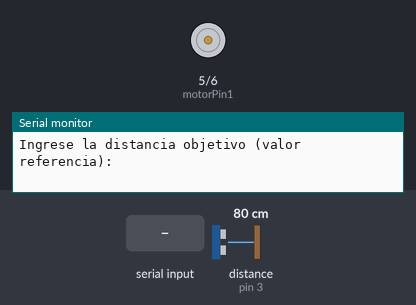
A sketch run on a simulated Arduino Uno, built with avr-gcc and run on an emulated ATmega328P. On the bench: motor-driver pin pairs drawn as motors (green arrow = first pin HIGH = forward, orange = second pin HIGH = backward, longer = more drive), the last lines printed to the serial monitor. The test bench sets the inputs (shaded band); at power-on: distance to the obstacle (sensor on pin 3) 80 cm. The echo pulse lasts 58.3 µs per cm.

Above: at 1.2 s.
1.3 s: "90,45\n" received over Serial
At 2.1 s:
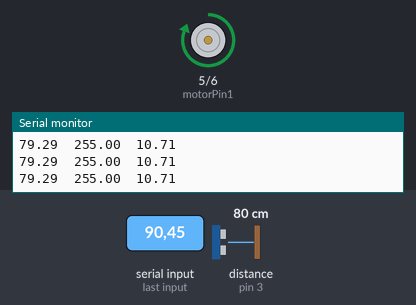
2.8 s: distance to the obstacle (sensor on pin 3) set to 120 cm
At 4.0 s:
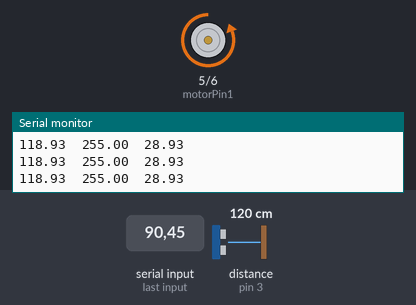
4.3 s: distance to the obstacle (sensor on pin 3) set to 18 cm
At 4.8 s:
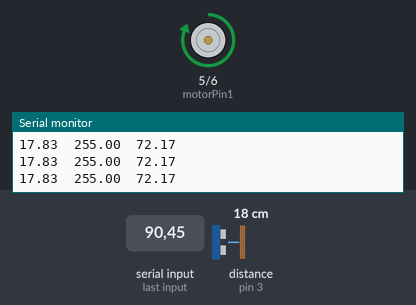
Timing chart, 0 to 7.3 s (numbered marks = the images above; inputs shaded):
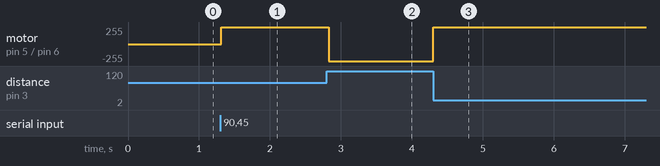

Measured:
- after the input at 1.3 s, motor on pin 5 (motorPin1) / pin 6 (motorPin2): stopped → forward 255/255 at once
- after the input at 2.8 s, motor on pin 5 (motorPin1) / pin 6 (motorPin2): forward 255/255 → backward 255/255 at once
- after the input at 4.3 s, motor on pin 5 (motorPin1) / pin 6 (motorPin2): backward 255/255 → forward 255/255 at once

The sketch:

versionFinal.ino
```cpp
#define TRIG_PIN 2
#define ECHO_PIN 3
#define MAX_DIST 30
#define MAX_VEL 255

int motorPin1 = 5;
int motorPin2 = 6;

int distanciaRecibida = 0;

float velocidadAjustada = 0;

int velocidadMotor1 = 0;
int velocidadMotor2 = 0;

bool configurado = false;
bool primerIteracion = true;

float errorAcumulado = 0;
float tiempoAnterior = 0;
unsigned long tiempoActual = 0;
float Kp = 20;
float Ki = 20;

void setup() {
  Serial.begin(9600);
  pinMode(motorPin1, OUTPUT);
  pinMode(motorPin2, OUTPUT);

  pinMode(TRIG_PIN, OUTPUT);
  pinMode(ECHO_PIN, INPUT);
}

void loop() {

  if (!configurado) {
    Serial.read();
    Serial.println("Ingrese la distancia objetivo (valor referencia): ");
    while (!Serial.available());
    String input = Serial.readStringUntil('\n');
    distanciaRecibida = input.toInt();
    if (distanciaRecibida <= 0 || distanciaRecibida > MAX_DIST) {
      Serial.println("Error: valor de distancia no válido.");
    }

    configurado = true;
  } else {
    digitalWrite(TRIG_PIN, LOW);
    delayMicroseconds(2);
    digitalWrite(TRIG_PIN, HIGH);
    delayMicroseconds(10);
    digitalWrite(TRIG_PIN, LOW);

    long duration = pulseIn(ECHO_PIN, HIGH);

    float distanciaActual = duration * 0.034 / 2;

    float error = distanciaRecibida - distanciaActual;

    if (primerIteracion) {
      tiempoActual = millis();
      tiempoAnterior = millis();
      primerIteracion = false;
    } else {
      tiempoActual = millis();
    }

    float deltaTiempo = (tiempoActual - tiempoAnterior) / 1000.0; // Convertir a segundos
    tiempoAnterior = tiempoActual;

    errorAcumulado += abs(error) * deltaTiempo;

    velocidadAjustada = Kp * abs(error) + Ki * errorAcumulado;

    if (velocidadAjustada > MAX_VEL) {
      velocidadAjustada = MAX_VEL;
    } else if (velocidadAjustada < 150) {
      velocidadAjustada = 150;
    }

    float tolerancia = 0.3;

    if (error > 5) {
      velocidadMotor1 = MAX_VEL;
      velocidadMotor2 = 0;
    } else if (error < -5) {
      velocidadMotor1 = 0;
      velocidadMotor2 = MAX_VEL;
    }

    if (error > 0 && error <= 5) {
      velocidadMotor1 = velocidadAjustada;
      velocidadMotor2 = 0;
    } else if (error <= 0 && error >= -5) {
      velocidadMotor1 = 0;
      velocidadMotor2 = velocidadAjustada;
    }

    if (abs(error) <= tolerancia) {
      velocidadMotor1 = 0;
      velocidadMotor2 = 0;
      configurado = false;
    }

    analogWrite(motorPin1, velocidadMotor1);
    analogWrite(motorPin2, velocidadMotor2);

    Serial.print(distanciaActual);
    Serial.print("\t");

    Serial.print(velocidadAjustada);
    Serial.print("\t");

    Serial.println(abs(error));

    if(!configurado){
      Serial.println("Aproximacion finalizada.");
      distanciaRecibida = 0;
      velocidadAjustada = 0;
      errorAcumulado = 0;
      tiempoAnterior = 0;
      distanciaActual = 0;
      primerIteracion = true;
      loop();
    }

  }

}
```
